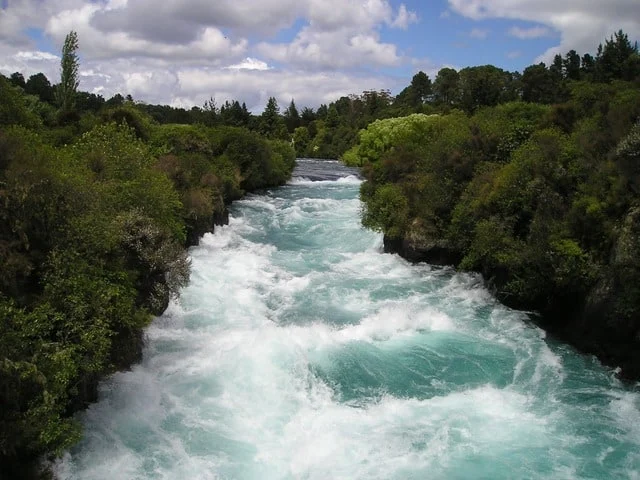
#> input picture water.png, 640 x 480 px
$ python dip.py
#> lines starting #> are read from the running program, lines starting #| are printed output that depends on the picture; after the words box and inside, x2 and y2 are one past the last pixel; in counts of white or black regions, pixels touching at a corner belong together
import cv2
import matplotlib.pyplot as plt
import numpy as np
image = cv2.imread("water.png")
#> image is the input picture: shape (480, 640, 3); mean B, G, R 108.8, 114.1, 105.5
smoothImage = cv2.GaussianBlur(image,(3,3),0)
plt.imshow(smoothImage)
grayImage = cv2.cvtColor(smoothImage,cv2.COLOR_BGR2GRAY)
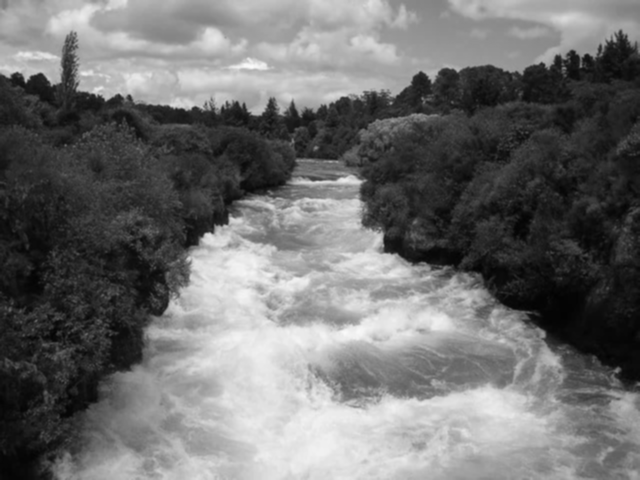
#> grayImage: shape (480, 640); min 2, max 251, mean 111
cv2.imshow("Original Image",image)
cv2.imshow("Gray Image",grayImage)
cannyEdges = cv2.Canny(smoothImage,120,200)
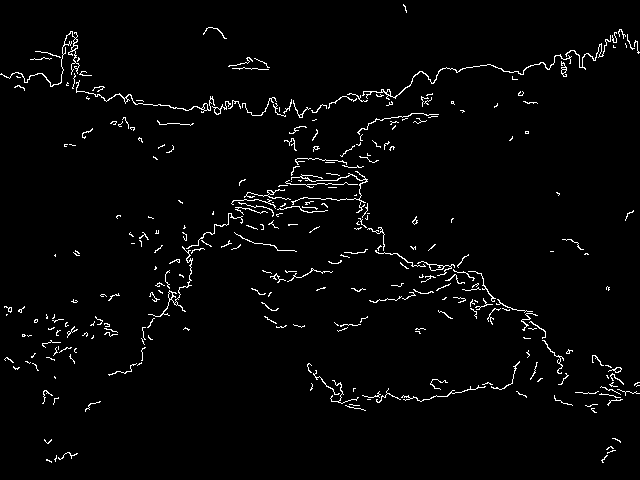
#> cannyEdges: shape (480, 640); 2.5% white in thin lines or dots
plt.imshow(cannyEdges,cmap='gray')
plt.title('Edge Image')
plt.xticks([])
plt.yticks([])
plt.show()
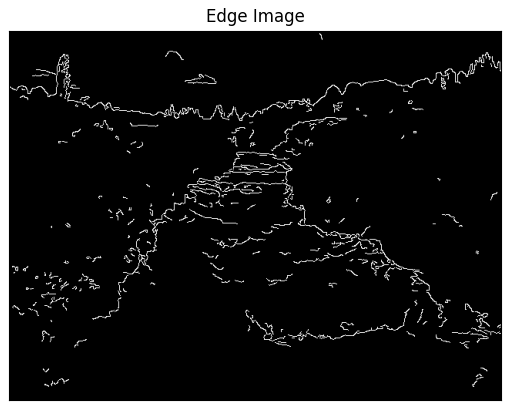
#> figure drawn by matplotlib, 1 panel; B, G, R data is drawn as R, G, B
lines = cv2.HoughLinesP(cannyEdges,1,np.pi/180,threshold=80,minLineLength = 50,maxLineGap = 250)
#> lines = [[39, 51, 637, 382], [56, 55, 621, 368], [88, 405, 422, 71]]
for line in lines:
    x1, y1, x2, y2 = line [0]
    cv2.line(image,(x1, y1),(x2, y2),(255, 0, 0),3)
#> this loop made 3 passes
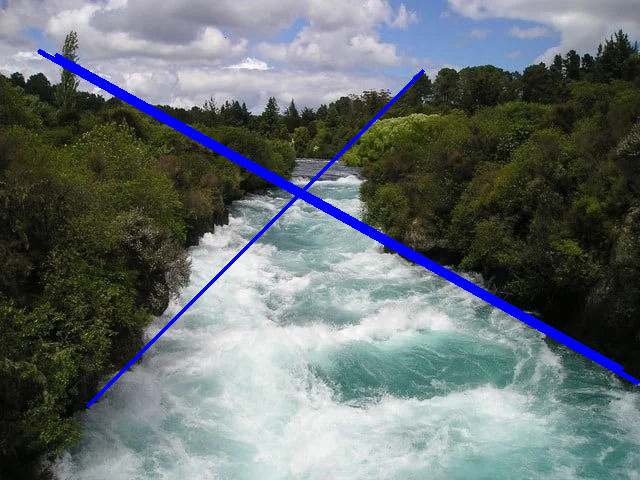
#> image: shape (480, 640, 3); 2.61% of pixels changed, all inside (x1, y1, x2, y2) = (37, 49, 640, 408)
plt.title("Hough Transform")
plt.imshow(image)
plt.show()

$ run again, with dhough.png copied over water.png
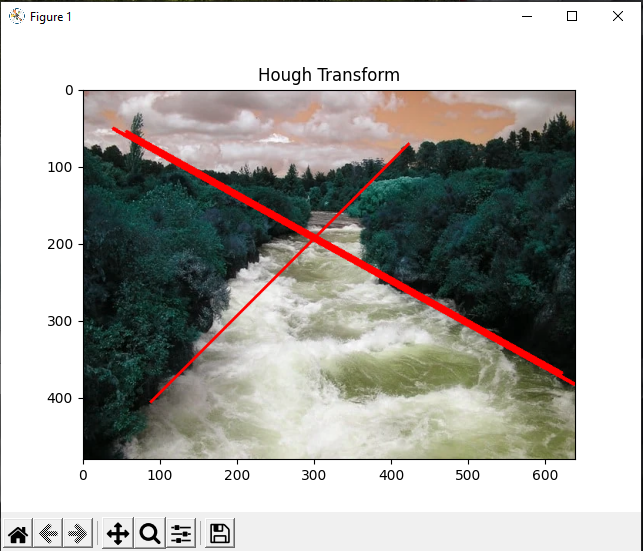
#> input picture dhough.png, 643 x 551 px
#> image is the input picture: shape (551, 643, 3); mean B, G, R 170.9, 175.2, 176
#> `cannyEdges = cv2.Canny(smoothImage,120,200)`:
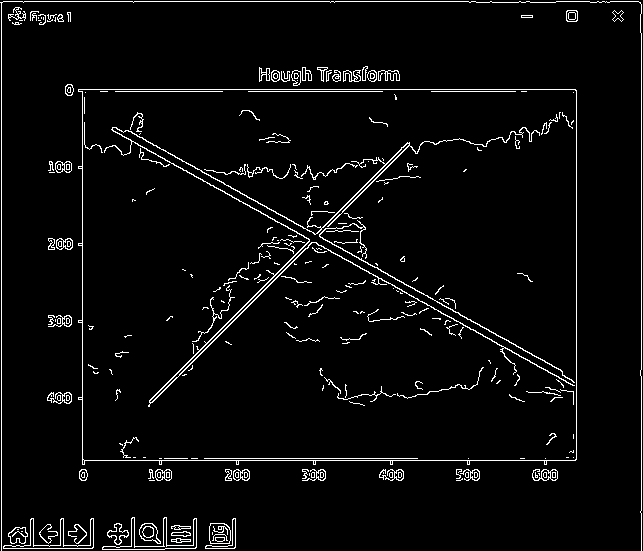
#> cannyEdges: shape (551, 643); 4% white in thin lines or dots
#> lines = 23 rows, first 6: [1, 460, 641, 460], [1, 89, 641, 89], [1, 61, 641, 415], [1, 68, 641, 422], [3, 1, 638, 1], [1, 550, 1, 2]
#> the loop `for line in lines:` made 23 passes
#> after the loop `for line in lines:`:
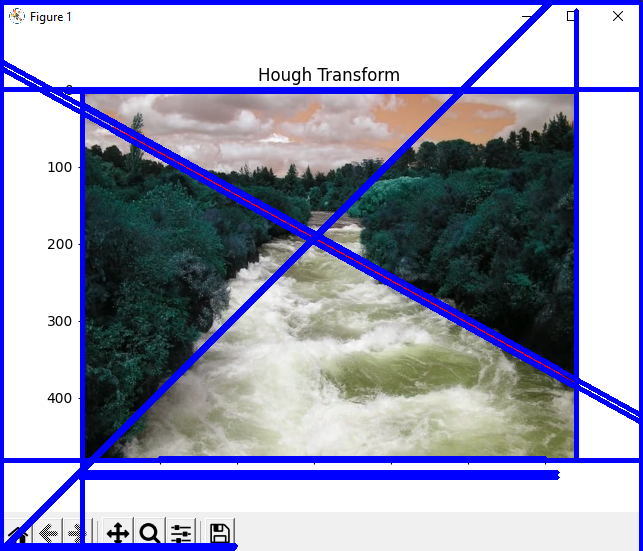
#> image: shape (551, 643, 3); 11.25% of pixels changed, all inside (x1, y1, x2, y2) = (0, 0, 643, 551)
